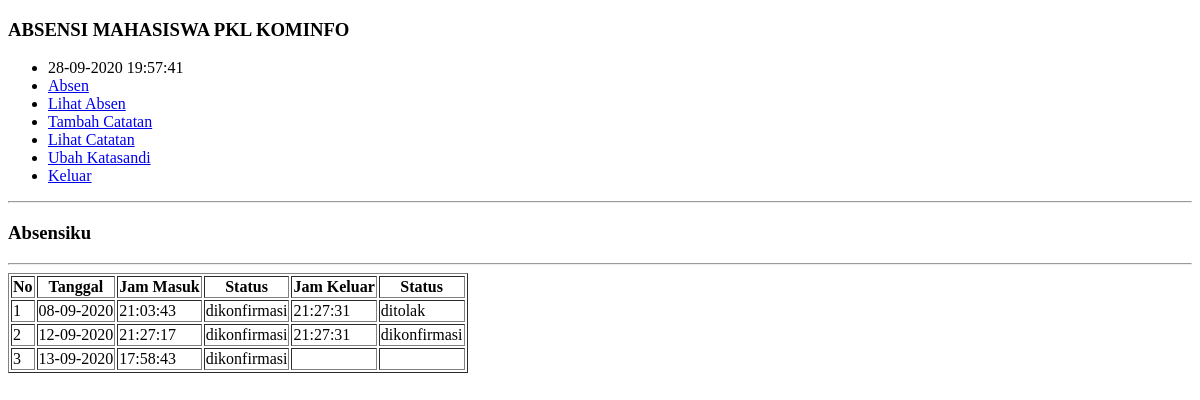
/user/absen/lihat_absen.php, run on an earlier commit of the app's database.
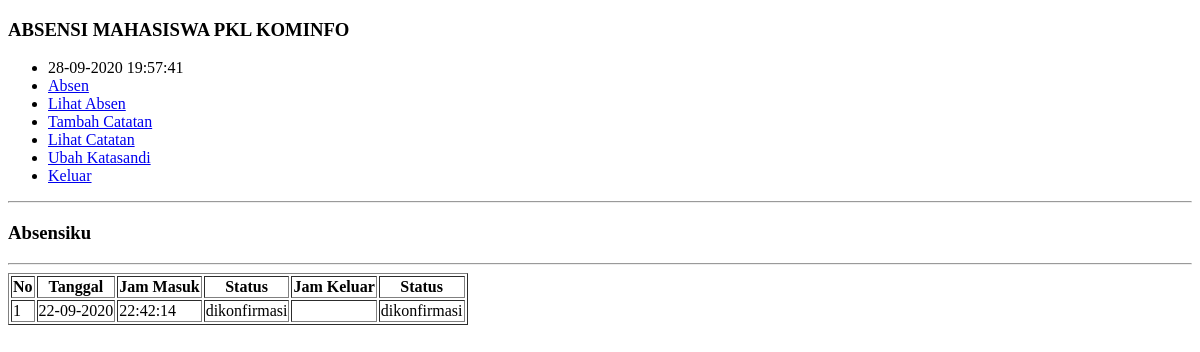
And on a later commit of the database.
### tables this page shows
CREATE TABLE `absen` (
  `id_absen` int(11) NOT NULL,
  `user_id` int(11) NOT NULL,
  `tanggal` varchar(12) NOT NULL,
  `jam_masuk` varchar(12) NOT NULL,
  `konfirmasi_jam_masuk` varchar(255) NOT NULL,
  `jam_keluar` time DEFAULT NULL,
  `konfirmasi_jam_keluar` varchar(255) DEFAULT NULL
);

### user/absen/lihat_absen.php (the view, shortened to what this page needs)
<?php
include("../../koneksi.php");
?>
<!Doctype html>
<html>
<head>
</head>
<body>
<div class="container">
        <div class="kotak">
           <h3>ABSENSI MAHASISWA PKL KOMINFO</h3>
        </div>
        <div class="main">
           <div class="menu">
              <ul>
                 <li>
                    <?php
                       echo date('d-m-Y H:i:s');
                    ?>
                 </li>
                    <li><a href="absen.php">Absen</a></li>
                    <li><a href="lihat_absen.php"> Lihat Absen</a></li>
                    <li><a href="../catatan/tambah_catatan.php">Tambah Catatan</a></li>
                    <li><a href="../catatan/lihat_catatan.php">Lihat Catatan</a></li>
                    <li><a href="../password/ubah_pwd.php">Ubah Katasandi</a></li>
                    <li><a href="../../logout.php">Keluar</a></li>
              </ul>
           </div>
        </div>
     </div>
     <hr>
     <h3>Absensiku</h3>
     <hr>
     <table border="1">
        <thead>
            <tr>
                <th>No</th>
                <th>Tanggal</th>
                <th>Jam Masuk</th>
                <th>Status</th>
                <th>Jam Keluar</th>
                <th>Status</th>
            </tr>
        </thead>
        <tbody>
        <?php
                $sql = "SELECT * FROM absen";
                $query = mysqli_query($conn, $sql);
                $nomor = 1;
                while($absen = mysqli_fetch_array($query)){
                echo "<tr>";
                echo "<td>".$nomor."</td>";
                echo "<td>".$absen['tanggal']."</td>";
                echo "<td>".$absen['jam_masuk']."</td>";
                echo "<td>".$absen['konfirmasi_jam_masuk']."</td>";
                echo "<td>".$absen['jam_keluar']."</td>";
                echo "<td>".$absen['konfirmasi_jam_keluar']."</td>";
               $nomor++;
            }
                ?>
        </tbody>
     </table>
</body>
</html>

What changed in the data, as far as the page shows it:
removed absen: tanggal "08-09-2020", jam_masuk "21:03:43", konfirmasi_jam_masuk "dikonfirmasi", jam_keluar "21:27:31", konfirmasi_jam_keluar "ditolak"
removed absen: tanggal "12-09-2020", jam_masuk "21:27:17", konfirmasi_jam_masuk "dikonfirmasi", jam_keluar "21:27:31", konfirmasi_jam_keluar "dikonfirmasi"
removed absen: tanggal "13-09-2020", jam_masuk "17:58:43", konfirmasi_jam_masuk "dikonfirmasi"
added absen: tanggal "22-09-2020", jam_masuk "22:42:14", konfirmasi_jam_masuk "dikonfirmasi", konfirmasi_jam_keluar "dikonfirmasi"
